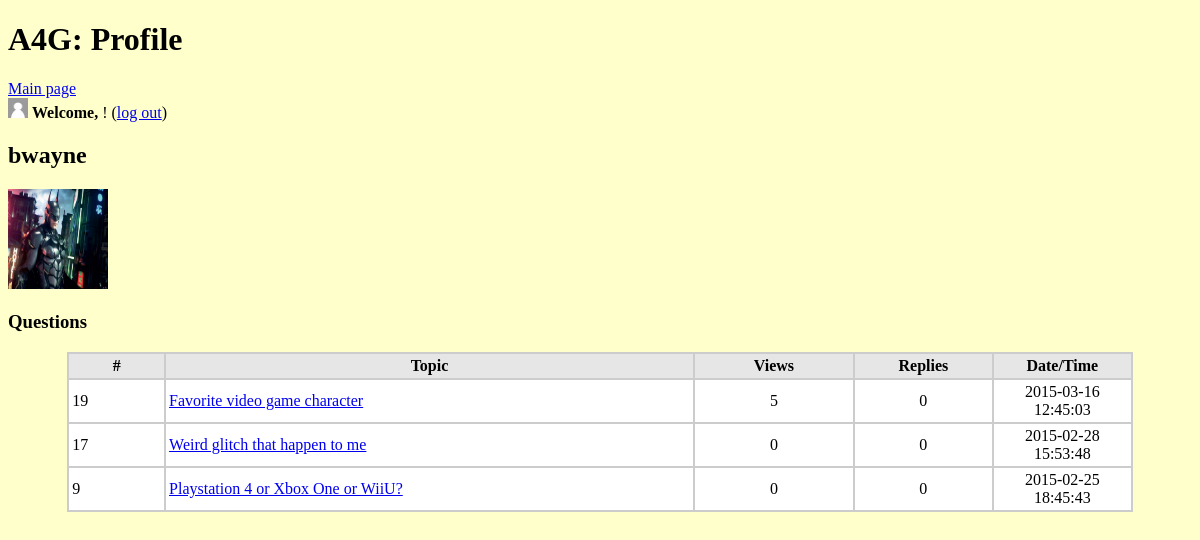
/profile.php?id=16, run on the app's committed database.
### tables this page shows
CREATE TABLE IF NOT EXISTS `user` (
`id` int(4) NOT NULL,
  `username` varchar(30) NOT NULL,
  `password` varchar(30) NOT NULL,
  `picture` longtext NOT NULL
);

CREATE TABLE IF NOT EXISTS `question` (
  `u_id` int(4) NOT NULL,
`q_id` int(4) NOT NULL,
  `topic` varchar(255) NOT NULL,
  `detail` longtext NOT NULL,
  `datetime` timestamp NOT NULL DEFAULT '0000-00-00 00:00:00' ON UPDATE CURRENT_TIMESTAMP,
  `view` int(4) DEFAULT '0',
  `reply` int(4) DEFAULT '0',
  `value` int(5) NOT NULL DEFAULT '0'
);

### profile.php (the view, shortened to what this page needs)
<?php
include_once "creds.php";
$tbl_name="question";
$tbl_name2="user";
$db = new mysqli($host, $user,$pw,$db_name);
$id=$_GET['id'];
$sql="SELECT * FROM `$tbl_name` WHERE `u_id` = $id";
$sqlname = "SELECT * FROM `$tbl_name2` WHERE `id` = $id";
$rname=$db->query($sqlname);
$roname=mysqli_fetch_array($rname);
?>
<!DOCTYPE html>
<head>
<link rel="stylesheet" type="text/css" href="style.css">
</head>
<html>
<h1> A4G: Profile </h1><a href=index.php>Main page</a>
<body>
<BR>
<?php
	$uname = $_SESSION['username'];
	$sql1="SELECT id FROM `$tbl_name2` WHERE `username` =  '".$uname. "'";
	$result=$db->query($sql);
	$results=$db->query($sql1);
	$row=mysqli_fetch_array($results);
	$sqlpic ="SELECT picture FROM `$tbl_name2` WHERE `username` = '".$uname. "'";
	$respic = $db->query($sqlpic);
	$rpic = mysqli_fetch_array($respic);
	if($rpic['picture'] == "" ){
		echo "<img width='20' height = '20' src='Pictures/default.png' alt='Default Profile Pic'>";
	}
	else{
		echo"<img width='20' height='20' src='Pictures/".$rpic['picture']."' alt=Profile Pic'>";
	}
?>
<td> <strong>Welcome, </strong> <a href="profile.php?id=<?php echo $row['id']; ?>" ><?=$_SESSION['username']?> </a> !
(<a href="index.php?action=logout">log out</a>)</td>
<td> <h2><?php echo $roname['username']; ?> </h2>
<?php
$q = "SELECT * FROM `$tbl_name2` where `id` = $id ";
$res = $db->query($q);
while($r = mysqli_fetch_array($res)){
	if($r['picture'] == "" ){
		echo "<img width='100' height = '100' src='Pictures/default.png' alt='Default Profile Pic'>";
	}
	else{
		echo"<img width='100' height='100' src='Pictures/".$r['picture']."' alt=Profile Pic'>";
	}
}
echo "<br>";
?>
<h3>Questions</h3>
<table width="90%" border="0" align="center" cellpadding="3" cellspacing"1" bgcolor="#CCCCCC">
	<tr>
		<td width-"13%" align="center" bgcolor="#E6E6E6"><strong>#</strong></td>
		<td width="50%" align="center" bgcolor="#E6E6E6"><strong>Topic</strong></td>
		<td width="15%" align="center" bgcolor="#E6E6E6"><strong>Views</strong></td>
		<td width="13%" align="center" bgcolor="#E6E6E6"><strong>Replies</strong></td>
		<td width="13%" align="center" bgcolor="#E6E6E6"><strong>Date/Time</strong></td>
	</tr>
	<?php
	while($rows=mysqli_fetch_array($result)){
		?>
		<tr>
			<td bgcolor="#FFFFFF"><?php echo $rows['q_id']; ?></td>
			<td bgcolor="#FFFFFF"><a href="view.php?id=<?php echo $rows['q_id']; ?> "><?php echo $rows['topic']; ?></a><BR></td>
			<td align="center" bgcolor="#FFFFFF"><?php echo $rows['view']; ?></td>
			<td align="center" bgcolor="#FFFFFF"><?php echo $rows['reply']; ?></td>
			<td align="center" bgcolor="#FFFFFF"><?php echo $rows['datetime']; ?></td>
		</tr>
		<?php
	}
?>
</body>
</html>

### style.css (style rules this page uses)
body { background-color: #FFFFCC; }
h1 { color: : #3333CC; }

### data on the page
user: username "bwayne", picture (picture)
question: q_id "19", topic "Favorite video game character", view "5", reply "0", datetime "2015-03-16 12:45:03"
question: q_id "17", topic "Weird glitch that happen to me", view "0", reply "0", datetime "2015-02-28 15:53:48"
question: q_id "9", topic "Playstation 4 or Xbox One or WiiU?", view "0", reply "0", datetime "2015-02-25 18:45:43"
